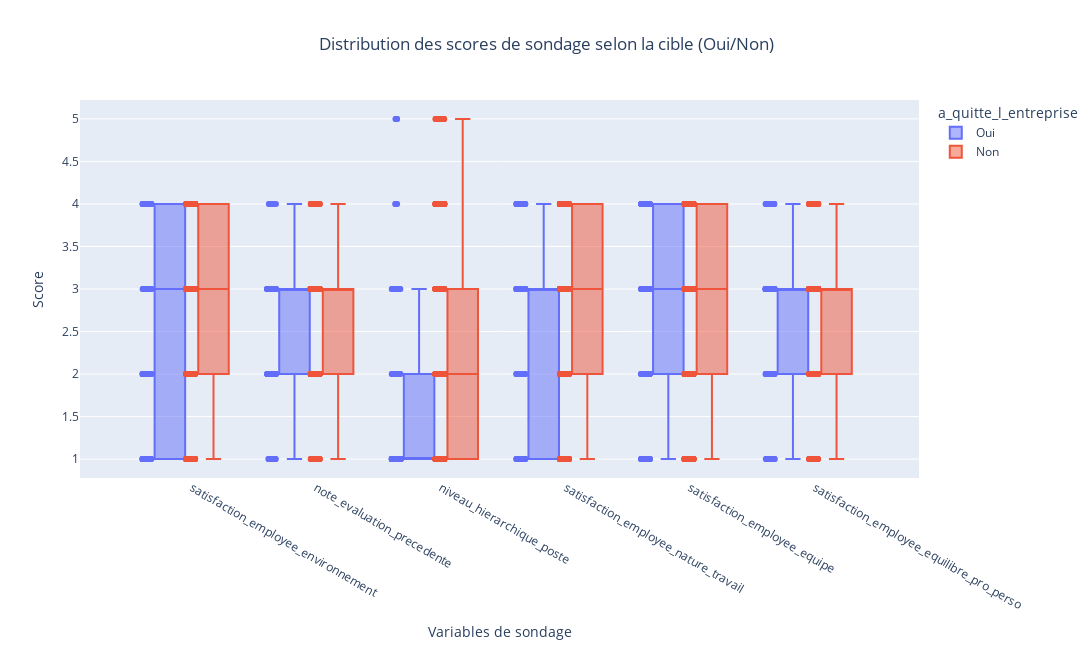

The notebook cell saved with this chart:
### Markdown cell above
On peut compléter par une analyse des boxplot des sondages même si c'est moins parlant.

### Code cell
cols_scores = [
    "satisfaction_employee_environnement",
    "note_evaluation_precedente",
    "niveau_hierarchique_poste",
    "satisfaction_employee_nature_travail",
    "satisfaction_employee_equipe",
    "satisfaction_employee_equilibre_pro_perso",
]

df_long = donnees_rh[["a_quitte_l_entreprise"] + cols_scores].melt(
    id_vars="a_quitte_l_entreprise", 
    var_name="Variable", 
    value_name="Score"
)
fig7 = px.box(
    df_long,
    x="Variable",
    y="Score",
    color="a_quitte_l_entreprise",
    title="Distribution des scores de sondage selon la cible (Oui/Non)",
    points="all",
)

fig7.update_layout(
    width=1100,
    height=650,
    title_x=0.5,
    xaxis_title="Variables de sondage",
    yaxis_title="Score"
)

fig7.show()
pio.write_image(fig7, "../Graph/graph_etape_1/Boxplot_cible_sondages.png")

### Figure 1 — Plotly figure (JSON) as saved in the notebook; plotly's stock layout.template omitted (floating-point values rounded to 4 significant figures; data arrays with more than 128 entries replaced by an {"elided": "..."} marker saying what was removed)
{"data": [{"alignmentgroup": "True", "boxpoints": "all", "hovertemplate": "a_quitte_l_entreprise=Oui<br>Variable=%{x}<br>Score=%{y}<extra></extra>", "legendgroup": "Oui", "marker": {"color": "#636efa"}, "name": "Oui", "notched": false, "offsetgroup": "Oui", "orientation": "v", "showlegend": true, "type": "box", "x": {"elided": "1422 str values"}, "x0": " ", "xaxis": "x", "y": {"elided": "1422 int values"}, "y0": " ", "yaxis": "y"}, {"alignmentgroup": "True", "boxpoints": "all", "hovertemplate": "a_quitte_l_entreprise=Non<br>Variable=%{x}<br>Score=%{y}<extra></extra>", "legendgroup": "Non", "marker": {"color": "#EF553B"}, "name": "Non", "notched": false, "offsetgroup": "Non", "orientation": "v", "showlegend": true, "type": "box", "x": {"elided": "7398 str values"}, "x0": " ", "xaxis": "x", "y": {"elided": "7398 int values"}, "y0": " ", "yaxis": "y"}], "layout": {"boxmode": "group", "height": 650, "legend": {"title": {"text": "a_quitte_l_entreprise"}, "tracegroupgap": 0}, "title": {"text": "Distribution des scores de sondage selon la cible (Oui/Non)", "x": 0.5}, "width": 1100, "xaxis": {"anchor": "y", "domain": [0, 1], "title": {"text": "Variables de sondage"}}, "yaxis": {"anchor": "x", "domain": [0, 1], "title": {"text": "Score"}}}}
